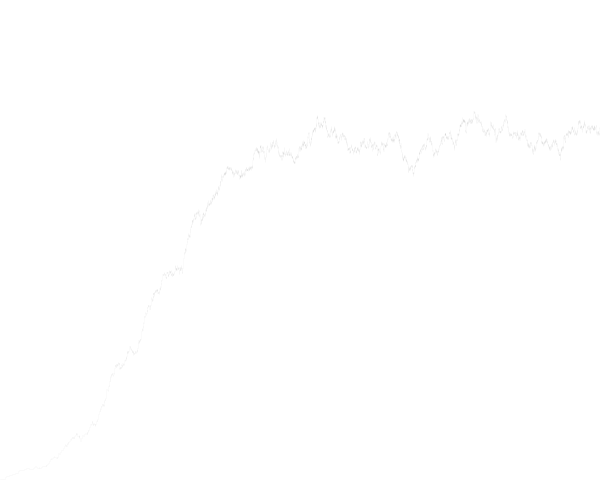
Frame 1 (no input)
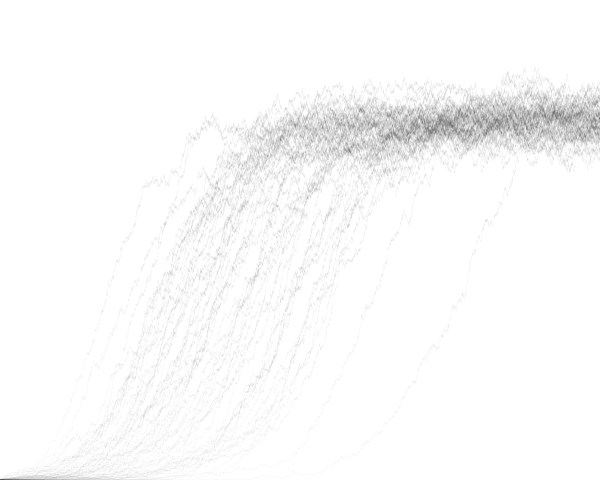
Frame 60 (the mouse pressed at the canvas centre just before this capture)
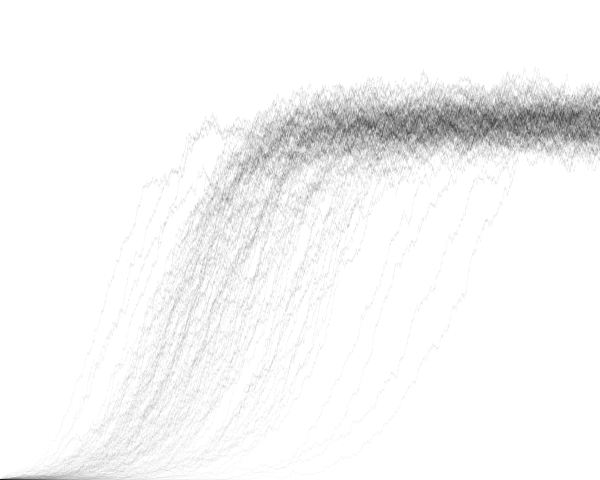
Frame 120 (the mouse held since frame 60 and released just before this capture)

The Processing sketch that drew these frames (run headless with seeded random() and noise(); from frame 60 on, the mouse is pressed at the canvas centre):

// Processing sketch: processing_84211
// ── processing_84211.pde

float T = 0;
int N = 1;
float x;
float lambda = 0.05;
float mu = 0.02; 
float nu = 0.01; 
float Omega = 600;
float lambdan; // lambda_n
float mun;     // mu_n

 
void setup() {  //setup function called initially, only once
  size(600,480);
  background(255);  //set background white
  stroke(0,0,0,5);
}
 
void draw() {  // this excecutes repeatedly
  T = 0;
  N = 1;
  while (T<600) { // repeat
    if (N==0) {
      lambdan = 1;
      mun = 0;
    } else if (N>Omega) {
      lambdan = 0;
      mun = 0;
    } else {
      lambdan = lambda*N*(1-N/Omega);
      mun = N*mu+nu;
    }
    // draw random time x from Exp(lambda_n+mu_n)
    x = -log(random(0,1))/(lambdan+mun);
    line(T,height-N,T+x,height-N);
    T = T+x;
    // decide whether birth or death
    float r = random(0,lambdan+mun);
    if (r < lambdan) {
      N = N+1;
    } else {
      N = N-1;
    }
  }

}
